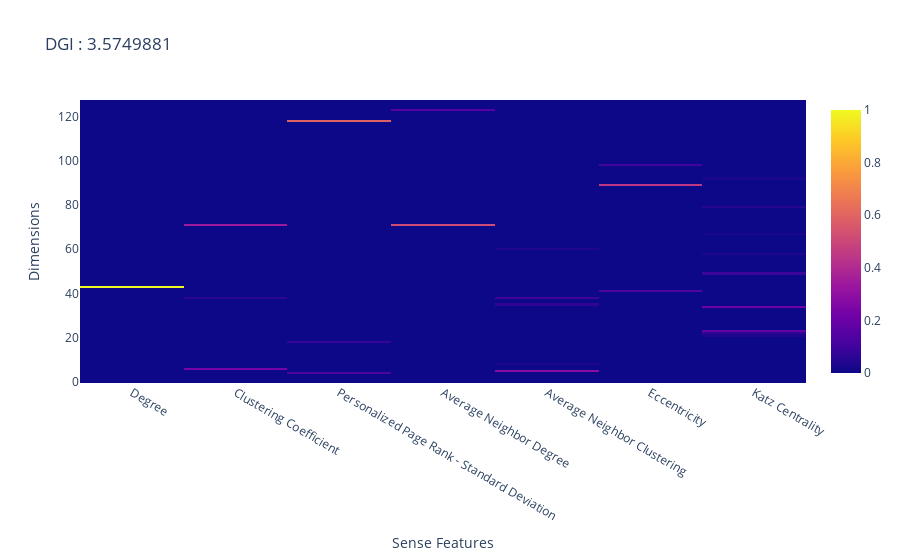
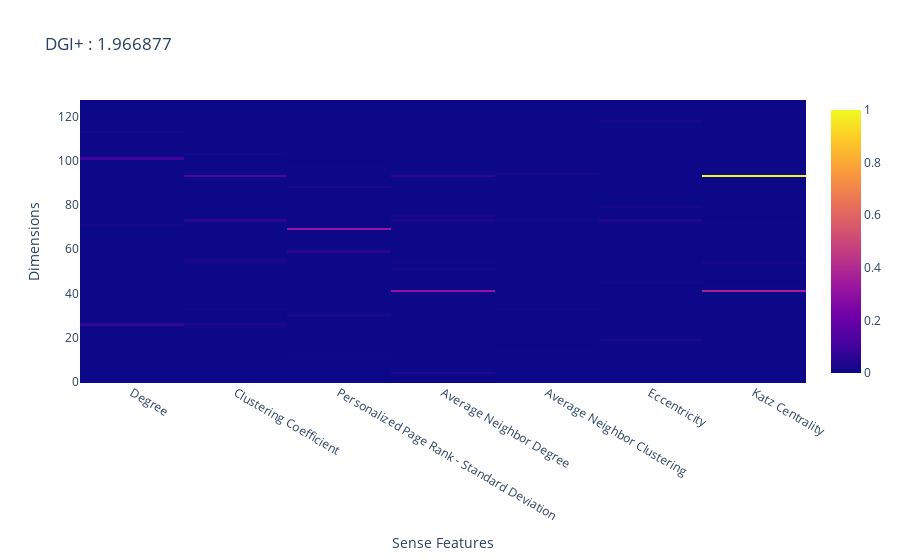

These figures' notebook cell, in order:
### Code cell
fig = go.Figure()
fig.add_trace(go.Heatmap(z = explain_og,
                         x = list(sense_feat_dict), 
                         ))
fig.update_layout(title_text = 'DGI : ' + str(np.linalg.norm(explain_og, ord = 'nuc')), 
                  xaxis_title_text = 'Sense Features', 
                  yaxis_title_text = 'Dimensions')

fig.show()

fig = go.Figure()
fig.add_trace(go.Heatmap(z = explain_plus,
                         x = list(sense_feat_dict), 
                         ))
fig.update_layout(title_text = 'DGI+ : ' + str(np.linalg.norm(explain_plus, ord = 'nuc')), 
                  xaxis_title_text = 'Sense Features', 
                  yaxis_title_text = 'Dimensions')

fig.show()

### Figure 1 — Plotly figure (JSON) as saved in the notebook; plotly's stock layout.template omitted (floating-point values rounded to 4 significant figures; data arrays with more than 128 entries replaced by an {"elided": "..."} marker saying what was removed)
{"data": [{"type": "heatmap", "x": ["Degree", "Clustering Coefficient", "Personalized Page Rank - Standard Deviation", "Average Neighbor Degree", "Average Neighbor Clustering", "Eccentricity", "Katz Centrality"], "z": {"elided": "128x7 float values"}}], "layout": {"title": {"text": "DGI : 3.5749881"}, "xaxis": {"title": {"text": "Sense Features"}}, "yaxis": {"title": {"text": "Dimensions"}}}}

### Figure 2 — Plotly figure (JSON) as saved in the notebook; plotly's stock layout.template omitted (floating-point values rounded to 4 significant figures; data arrays with more than 128 entries replaced by an {"elided": "..."} marker saying what was removed)
{"data": [{"type": "heatmap", "x": ["Degree", "Clustering Coefficient", "Personalized Page Rank - Standard Deviation", "Average Neighbor Degree", "Average Neighbor Clustering", "Eccentricity", "Katz Centrality"], "z": {"elided": "128x7 float values"}}], "layout": {"title": {"text": "DGI+ : 1.966877"}, "xaxis": {"title": {"text": "Sense Features"}}, "yaxis": {"title": {"text": "Dimensions"}}}}
